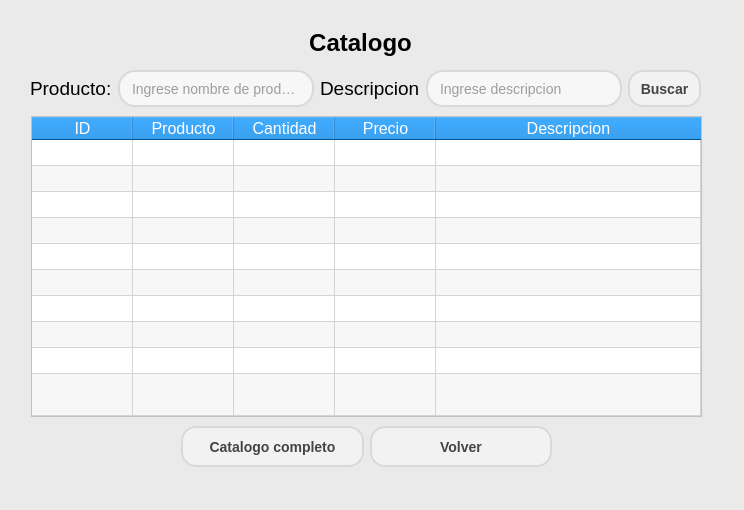
<?xml version="1.0" encoding="UTF-8"?>
<ui version="4.0">
 <class>Consulta</class>
 <widget class="QWidget" name="Consulta">
  <property name="geometry">
   <rect>
    <x>0</x>
    <y>0</y>
    <width>744</width>
    <height>510</height>
   </rect>
  </property>
  <property name="windowTitle">
   <string>Form</string>
  </property>
  <property name="toolTipDuration">
   <number>0</number>
  </property>
  <property name="styleSheet">
   <string notr="true">/*QApplication::setStyle(&quot;fusion&quot;);*/

background-color: #EAEAEA;
</string>
  </property>
  <widget class="QTableWidget" name="catalogo_list">
   <property name="geometry">
    <rect>
     <x>31</x>
     <y>116</y>
     <width>671</width>
     <height>301</height>
    </rect>
   </property>
   <property name="minimumSize">
    <size>
     <width>521</width>
     <height>0</height>
    </size>
   </property>
   <property name="font">
    <font>
     <pointsize>12</pointsize>
    </font>
   </property>
   <property name="autoFillBackground">
    <bool>false</bool>
   </property>
   <property name="styleSheet">
    <string notr="true">QTableWidget {
    background-color: #ffffff; /* Color de fondo de la tabla */
    border: 1px solid #c2c2c2; /* Borde de la tabla */
}

QHeaderView::section {
    background-color: #0078D7; /* Tono celeste medio oscuro */
    color: white; /* Texto en blanco */
    selection-color: white; /* Texto en blanco al seleccionar */
}

QTableWidget::item:selected {
    background-color: #8CB8E6; /* Color de fondo de celda seleccionada */
    color: #ffffff; /* Color de texto de celda seleccionada */
}

QScrollBar:vertical {
    border: none;
    background: #ffffff;
    width: 10px;
    margin: 0px 0 0px 0;
}
QScrollBar::handle:vertical {
    background: #e1e1e1;
    min-height: 20px;
    border-radius: 5px;
}
QScrollBar::handle:vertical:hover {
    background: #c2c2c2;
}
QScrollBar::add-line:vertical {
    border: none;
    background: #ffffff;
    height: 0px;
    subcontrol-position: bottom;
    subcontrol-origin: margin;
}
QScrollBar::sub-line:vertical {
    border: none;
    background: #ffffff;
    height: 0px;
    subcontrol-position: top;
    subcontrol-origin: margin;
}
QScrollBar::up-arrow:vertical, QScrollBar::down-arrow:vertical {
    border: none;
    background: none;
    color: none;
    margin: 0px 0 0px 0;
    padding: 0px;
}
QScrollBar::add-page:vertical, QScrollBar::sub-page:vertical {
    background: none;
}</string>
   </property>
   <property name="frameShadow">
    <enum>QFrame::Raised</enum>
   </property>
   <property name="autoScroll">
    <bool>true</bool>
   </property>
   <property name="editTriggers">
    <set>QAbstractItemView::NoEditTriggers</set>
   </property>
   <property name="alternatingRowColors">
    <bool>true</bool>
   </property>
   <property name="selectionMode">
    <enum>QAbstractItemView::SingleSelection</enum>
   </property>
   <property name="selectionBehavior">
    <enum>QAbstractItemView::SelectRows</enum>
   </property>
   <property name="horizontalScrollMode">
    <enum>QAbstractItemView::ScrollPerItem</enum>
   </property>
   <property name="showGrid">
    <bool>true</bool>
   </property>
   <property name="gridStyle">
    <enum>Qt::CustomDashLine</enum>
   </property>
   <property name="sortingEnabled">
    <bool>true</bool>
   </property>
   <property name="wordWrap">
    <bool>true</bool>
   </property>
   <property name="cornerButtonEnabled">
    <bool>true</bool>
   </property>
   <property name="rowCount">
    <number>10</number>
   </property>
   <attribute name="horizontalHeaderVisible">
    <bool>true</bool>
   </attribute>
   <attribute name="horizontalHeaderCascadingSectionResizes">
    <bool>false</bool>
   </attribute>
   <attribute name="horizontalHeaderMinimumSectionSize">
    <number>30</number>
   </attribute>
   <attribute name="horizontalHeaderDefaultSectionSize">
    <number>101</number>
   </attribute>
   <attribute name="horizontalHeaderHighlightSections">
    <bool>false</bool>
   </attribute>
   <attribute name="horizontalHeaderShowSortIndicator" stdset="0">
    <bool>false</bool>
   </attribute>
   <attribute name="horizontalHeaderStretchLastSection">
    <bool>true</bool>
   </attribute>
   <attribute name="verticalHeaderVisible">
    <bool>false</bool>
   </attribute>
   <attribute name="verticalHeaderCascadingSectionResizes">
    <bool>false</bool>
   </attribute>
   <attribute name="verticalHeaderMinimumSectionSize">
    <number>23</number>
   </attribute>
   <attribute name="verticalHeaderDefaultSectionSize">
    <number>26</number>
   </attribute>
   <attribute name="verticalHeaderHighlightSections">
    <bool>false</bool>
   </attribute>
   <attribute name="verticalHeaderShowSortIndicator" stdset="0">
    <bool>true</bool>
   </attribute>
   <attribute name="verticalHeaderStretchLastSection">
    <bool>true</bool>
   </attribute>
   <row/>
   <row/>
   <row/>
   <row/>
   <row/>
   <row/>
   <row/>
   <row/>
   <row/>
   <row/>
   <column>
    <property name="text">
     <string>ID</string>
    </property>
    <property name="font">
     <font>
      <pointsize>12</pointsize>
      <weight>50</weight>
      <bold>false</bold>
      <stylestrategy>PreferAntialias</stylestrategy>
     </font>
    </property>
    <property name="textAlignment">
     <set>AlignCenter</set>
    </property>
   </column>
   <column>
    <property name="text">
     <string>Producto</string>
    </property>
    <property name="font">
     <font>
      <pointsize>12</pointsize>
     </font>
    </property>
    <property name="textAlignment">
     <set>AlignCenter</set>
    </property>
   </column>
   <column>
    <property name="text">
     <string>Cantidad</string>
    </property>
    <property name="font">
     <font>
      <pointsize>12</pointsize>
     </font>
    </property>
    <property name="textAlignment">
     <set>AlignCenter</set>
    </property>
   </column>
   <column>
    <property name="text">
     <string>Precio</string>
    </property>
    <property name="font">
     <font>
      <pointsize>12</pointsize>
     </font>
    </property>
    <property name="textAlignment">
     <set>AlignCenter</set>
    </property>
   </column>
   <column>
    <property name="text">
     <string>Descripcion</string>
    </property>
    <property name="font">
     <font>
      <pointsize>12</pointsize>
     </font>
    </property>
    <property name="textAlignment">
     <set>AlignCenter</set>
    </property>
   </column>
   <item row="0" column="0">
    <property name="text">
     <string/>
    </property>
    <property name="font">
     <font>
      <pointsize>12</pointsize>
      <stylestrategy>PreferDefault</stylestrategy>
      <kerning>true</kerning>
     </font>
    </property>
    <property name="flags">
     <set>ItemIsSelectable|ItemIsDragEnabled|ItemIsDropEnabled|ItemIsEnabled</set>
    </property>
   </item>
  </widget>
  <widget class="QLabel" name="titulo">
   <property name="geometry">
    <rect>
     <x>250</x>
     <y>20</y>
     <width>221</width>
     <height>45</height>
    </rect>
   </property>
   <property name="font">
    <font>
     <family>Segoe UI</family>
     <pointsize>18</pointsize>
     <weight>75</weight>
     <bold>true</bold>
    </font>
   </property>
   <property name="text">
    <string>Catalogo</string>
   </property>
   <property name="alignment">
    <set>Qt::AlignCenter</set>
   </property>
  </widget>
  <widget class="QWidget" name="layoutWidget">
   <property name="geometry">
    <rect>
     <x>31</x>
     <y>426</y>
     <width>671</width>
     <height>41</height>
    </rect>
   </property>
   <layout class="QHBoxLayout" name="horizontalLayout_1">
    <property name="leftMargin">
     <number>150</number>
    </property>
    <property name="rightMargin">
     <number>150</number>
    </property>
    <item>
     <widget class="QPushButton" name="btn_cat_full">
      <property name="enabled">
       <bool>true</bool>
      </property>
      <property name="sizePolicy">
       <sizepolicy hsizetype="Preferred" vsizetype="Expanding">
        <horstretch>0</horstretch>
        <verstretch>0</verstretch>
       </sizepolicy>
      </property>
      <property name="font">
       <font>
        <family>Segoe UI</family>
        <pointsize>-1</pointsize>
        <weight>75</weight>
        <bold>true</bold>
       </font>
      </property>
      <property name="styleSheet">
       <string notr="true">QPushButton {
    background-color: #F2F2F2; /* Color de fondo */
    border: 2px solid #D9D9D9; /* Borde gris claro */
    border-radius: 15px; /* Bordes curvos */
    padding: 5px 10px; /* Espacio interno para texto */
    font-weight: bold; /* Texto en negrita */
    font-size: 14px; /* Tamaño de fuente */
    color: #444444; /* Color de texto */
}

QPushButton:hover {
    background-color: #88AEF1; /* Color celeste */
    border-color: #0078D7; /* Borde celeste */
    color: #FFFFFF; /* Color de texto blanco */
}</string>
      </property>
      <property name="inputMethodHints">
       <set>Qt::ImhSensitiveData|Qt::ImhUppercaseOnly</set>
      </property>
      <property name="text">
       <string>Catalogo completo</string>
      </property>
      <property name="checkable">
       <bool>true</bool>
      </property>
      <property name="checked">
       <bool>true</bool>
      </property>
      <property name="autoRepeat">
       <bool>true</bool>
      </property>
      <property name="autoRepeatDelay">
       <number>150</number>
      </property>
      <property name="autoDefault">
       <bool>false</bool>
      </property>
      <property name="default">
       <bool>false</bool>
      </property>
      <property name="flat">
       <bool>false</bool>
      </property>
     </widget>
    </item>
    <item>
     <widget class="QPushButton" name="btn_volver">
      <property name="sizePolicy">
       <sizepolicy hsizetype="Preferred" vsizetype="Expanding">
        <horstretch>0</horstretch>
        <verstretch>0</verstretch>
       </sizepolicy>
      </property>
      <property name="font">
       <font>
        <family>Segoe UI</family>
        <pointsize>-1</pointsize>
        <weight>75</weight>
        <bold>true</bold>
       </font>
      </property>
      <property name="styleSheet">
       <string notr="true">QPushButton {
    background-color: #F2F2F2; /* Color de fondo */
    border: 2px solid #D9D9D9; /* Borde gris claro */
    border-radius: 15px; /* Bordes curvos */
    padding: 5px 10px; /* Espacio interno para texto */
    font-weight: bold; /* Texto en negrita */
    font-size: 14px; /* Tamaño de fuente */
    color: #444444; /* Color de texto */
}

QPushButton:hover {
    background-color: #88AEF1; /* Color celeste */
    border-color: #0078D7; /* Borde celeste */
    color: #FFFFFF; /* Color de texto blanco */
}</string>
      </property>
      <property name="text">
       <string>Volver</string>
      </property>
     </widget>
    </item>
   </layout>
  </widget>
  <widget class="QLabel" name="notificacion">
   <property name="geometry">
    <rect>
     <x>180</x>
     <y>470</y>
     <width>241</width>
     <height>20</height>
    </rect>
   </property>
   <property name="font">
    <font>
     <weight>75</weight>
     <bold>true</bold>
    </font>
   </property>
   <property name="layoutDirection">
    <enum>Qt::LeftToRight</enum>
   </property>
   <property name="styleSheet">
    <string notr="true">color: #aa0000</string>
   </property>
   <property name="text">
    <string/>
   </property>
   <property name="alignment">
    <set>Qt::AlignRight|Qt::AlignTrailing|Qt::AlignVCenter</set>
   </property>
   <property name="textInteractionFlags">
    <set>Qt::LinksAccessibleByMouse|Qt::TextEditable</set>
   </property>
  </widget>
  <widget class="QWidget" name="layoutWidget_2">
   <property name="geometry">
    <rect>
     <x>30</x>
     <y>70</y>
     <width>671</width>
     <height>37</height>
    </rect>
   </property>
   <layout class="QHBoxLayout" name="horizontalLayout_2" stretch="0,0,0,0,0">
    <property name="sizeConstraint">
     <enum>QLayout::SetDefaultConstraint</enum>
    </property>
    <item>
     <widget class="QLabel" name="label_nombre">
      <property name="sizePolicy">
       <sizepolicy hsizetype="Fixed" vsizetype="Preferred">
        <horstretch>0</horstretch>
        <verstretch>0</verstretch>
       </sizepolicy>
      </property>
      <property name="font">
       <font>
        <family>Segoe UI</family>
        <pointsize>14</pointsize>
       </font>
      </property>
      <property name="text">
       <string>Producto:</string>
      </property>
     </widget>
    </item>
    <item>
     <widget class="QLineEdit" name="in_nombre">
      <property name="sizePolicy">
       <sizepolicy hsizetype="Expanding" vsizetype="Expanding">
        <horstretch>0</horstretch>
        <verstretch>0</verstretch>
       </sizepolicy>
      </property>
      <property name="font">
       <font>
        <family>Segoe UI</family>
        <pointsize>-1</pointsize>
        <weight>50</weight>
        <bold>false</bold>
       </font>
      </property>
      <property name="tabletTracking">
       <bool>false</bool>
      </property>
      <property name="focusPolicy">
       <enum>Qt::StrongFocus</enum>
      </property>
      <property name="autoFillBackground">
       <bool>false</bool>
      </property>
      <property name="styleSheet">
       <string notr="true">QLineEdit {
    background-color: #F7F7F7; /* Color de fondo */
    border: 2px solid #D9D9D9; /* Borde gris claro */
    border-radius: 17px; /* Bordes curvos */
    padding: 5px 10px; /* Espacio interno para texto */
    font-size: 14px; /* Tamaño de fuente */
    color: #444444; /* Color de texto */
}
QLineEdit:focus {
    border-color: #0078d7; /* Cambia el color del borde cuando se selecciona el QLineEdit */
    outline: none; /* Elimina el contorno alrededor del QLineEdit al seleccionarlo */
}
</string>
      </property>
      <property name="inputMethodHints">
       <set>Qt::ImhNone</set>
      </property>
      <property name="inputMask">
       <string/>
      </property>
      <property name="text">
       <string/>
      </property>
      <property name="maxLength">
       <number>32767</number>
      </property>
      <property name="frame">
       <bool>true</bool>
      </property>
      <property name="dragEnabled">
       <bool>false</bool>
      </property>
      <property name="readOnly">
       <bool>false</bool>
      </property>
      <property name="placeholderText">
       <string>Ingrese nombre de producto</string>
      </property>
      <property name="clearButtonEnabled">
       <bool>true</bool>
      </property>
     </widget>
    </item>
    <item>
     <widget class="QLabel" name="label_descripcion">
      <property name="sizePolicy">
       <sizepolicy hsizetype="Fixed" vsizetype="Preferred">
        <horstretch>0</horstretch>
        <verstretch>0</verstretch>
       </sizepolicy>
      </property>
      <property name="font">
       <font>
        <family>Segoe UI</family>
        <pointsize>14</pointsize>
       </font>
      </property>
      <property name="text">
       <string>Descripcion</string>
      </property>
     </widget>
    </item>
    <item>
     <widget class="QLineEdit" name="in_descrip">
      <property name="sizePolicy">
       <sizepolicy hsizetype="Expanding" vsizetype="Expanding">
        <horstretch>0</horstretch>
        <verstretch>0</verstretch>
       </sizepolicy>
      </property>
      <property name="font">
       <font>
        <family>Segoe UI</family>
        <pointsize>-1</pointsize>
        <weight>50</weight>
        <bold>false</bold>
       </font>
      </property>
      <property name="tabletTracking">
       <bool>false</bool>
      </property>
      <property name="focusPolicy">
       <enum>Qt::StrongFocus</enum>
      </property>
      <property name="autoFillBackground">
       <bool>false</bool>
      </property>
      <property name="styleSheet">
       <string notr="true">QLineEdit {
    background-color: #F7F7F7; /* Color de fondo */
    border: 2px solid #D9D9D9; /* Borde gris claro */
    border-radius: 17px; /* Bordes curvos */
    padding: 5px 10px; /* Espacio interno para texto */
    font-size: 14px; /* Tamaño de fuente */
    color: #444444; /* Color de texto */
}
QLineEdit:focus {
    border-color: #0078d7; /* Cambia el color del borde cuando se selecciona el QLineEdit */
    outline: none; /* Elimina el contorno alrededor del QLineEdit al seleccionarlo */
}
</string>
      </property>
      <property name="inputMethodHints">
       <set>Qt::ImhNone</set>
      </property>
      <property name="inputMask">
       <string/>
      </property>
      <property name="text">
       <string/>
      </property>
      <property name="maxLength">
       <number>32767</number>
      </property>
      <property name="frame">
       <bool>true</bool>
      </property>
      <property name="dragEnabled">
       <bool>false</bool>
      </property>
      <property name="readOnly">
       <bool>false</bool>
      </property>
      <property name="placeholderText">
       <string>Ingrese descripcion</string>
      </property>
      <property name="clearButtonEnabled">
       <bool>true</bool>
      </property>
     </widget>
    </item>
    <item>
     <widget class="QPushButton" name="btn_buscar">
      <property name="sizePolicy">
       <sizepolicy hsizetype="Fixed" vsizetype="Expanding">
        <horstretch>1</horstretch>
        <verstretch>0</verstretch>
       </sizepolicy>
      </property>
      <property name="font">
       <font>
        <family>Segoe UI</family>
        <pointsize>-1</pointsize>
        <weight>75</weight>
        <bold>true</bold>
       </font>
      </property>
      <property name="styleSheet">
       <string notr="true">QPushButton {
    background-color: #F2F2F2; /* Color de fondo */
    border: 2px solid #D9D9D9; /* Borde gris claro */
    border-radius: 15px; /* Bordes curvos */
    padding: 5px 10px; /* Espacio interno para texto */
    font-weight: bold; /* Texto en negrita */
    font-size: 14px; /* Tamaño de fuente */
    color: #444444; /* Color de texto */
}

QPushButton:hover {
    background-color: #88AEF1; /* Color celeste */
    border-color: #0078D7; /* Borde celeste */
    color: #FFFFFF; /* Color de texto blanco */
}</string>
      </property>
      <property name="text">
       <string>Buscar</string>
      </property>
      <property name="checkable">
       <bool>false</bool>
      </property>
      <property name="checked">
       <bool>false</bool>
      </property>
      <property name="autoRepeat">
       <bool>false</bool>
      </property>
      <property name="autoExclusive">
       <bool>false</bool>
      </property>
     </widget>
    </item>
   </layout>
  </widget>
 </widget>
 <resources/>
 <connections/>
</ui>
